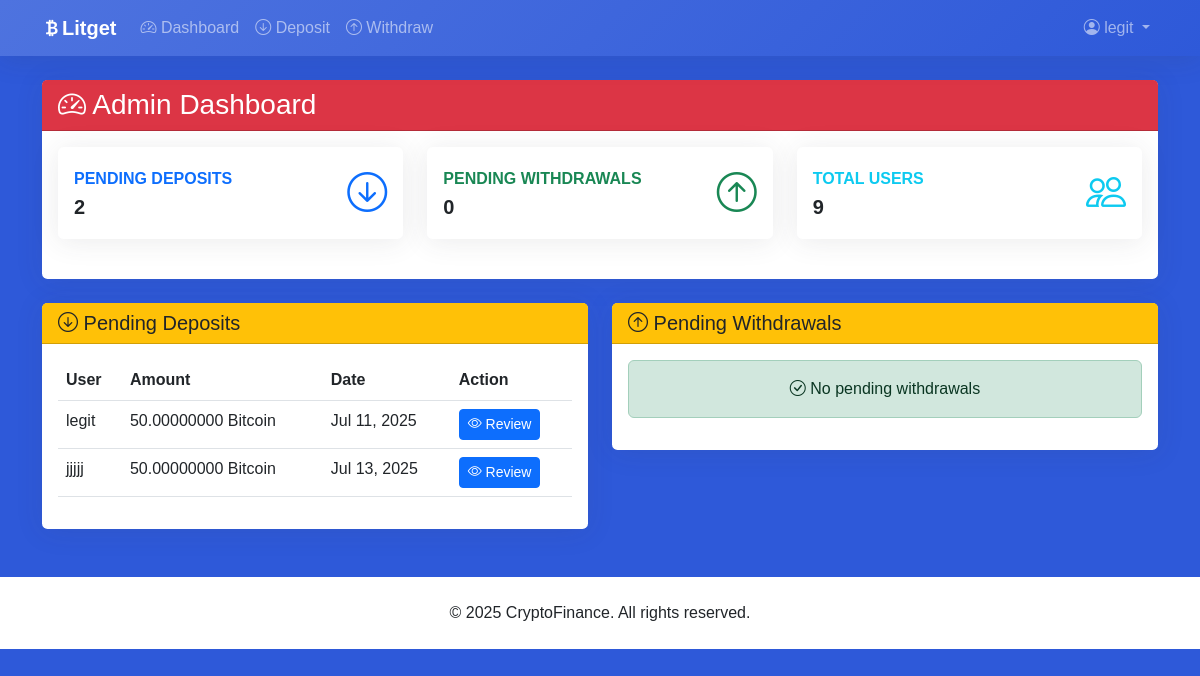
Page /staff/dashboard/ (signed in) on the committed database.
### myapp/models.py (models this page shows, shortened)
class User(AbstractUser):
    balance = models.DecimalField(max_digits=20, decimal_places=8, default=0)
    hide_balance = models.BooleanField(default=False)
    referral_code = models.UUIDField(default=uuid.uuid4, editable=True, unique=True)
    referred_by = models.ForeignKey('self', null=True, blank=True, on_delete=models.SET_NULL, related_name='referrals')
    total_earned = models.DecimalField(max_digits=20, decimal_places=8, default=0)
    groups = models.ManyToManyField(
        Group,
        verbose_name='groups',
        blank=True,
        help_text='The groups this user belongs to.',
        related_name="custom_user_set",  # Changed from default
        related_query_name="user",
    )
    user_permissions = models.ManyToManyField(
        Permission,
        verbose_name='user permissions',
        blank=True,
        help_text='Specific permissions for this user.',
        related_name="custom_user_set",  # Changed from default
        related_query_name="user",
    )

class Deposit(models.Model):
    STATUS_CHOICES = (
        ('PENDING', 'Pending'),
        ('APPROVED', 'Approved'),
        ('REJECTED', 'Rejected'),
    )
    user = models.ForeignKey(User, on_delete=models.CASCADE)
    plan = models.ForeignKey(DepositPlan,  on_delete=models.CASCADE, blank=True,null=True)
    amount = models.DecimalField(max_digits=20, decimal_places=8, validators=[MinValueValidator(Decimal('0.00000001'))])
    wallet_type = models.CharField(max_length=10, choices=WalletAddress.WALLET_TYPES)
    proof = models.ImageField(upload_to='deposit_proofs/')
    status = models.CharField(max_length=10, choices=STATUS_CHOICES, default='PENDING')
    created_at = models.DateTimeField(auto_now_add=True)
    approved_at = models.DateTimeField(null=True, blank=True)
    transaction_hash = models.CharField(max_length=100, blank=True, null=True)

### myapp/views.py (the view)
# urls.py: path('staff/dashboard/', views.admin_dashboard, name='admin_dashboard'),
@login_required
def admin_dashboard(request):
    if not request.user.is_staff:
        return HttpResponseForbidden()
    return render(request, 'myapp/admin_dashboard.html', {
        'pending_deposits': Deposit.objects.filter(status='PENDING'),
        'pending_withdrawals': Withdrawal.objects.filter(status='PENDING'),
        'total_users': User.objects.count(),
    })

### myapp/templates/myapp/admin_dashboard.html
{% extends 'myapp/base.html' %}
{% block content %}
<div class="row">
    <div class="col-12">
        <div class="card mb-4">
            <div class="card-header bg-danger text-white">
                <h3 class="mb-0"><i class="bi bi-speedometer2"></i> Admin Dashboard</h3>
            </div>
            <div class="card-body">
                <div class="row">
                    <div class="col-md-4 mb-4">
                        <div class="card border-start-primary h-100">
                            <div class="card-body">
                                <div class="row align-items-center">
                                    <div class="col">
                                        <div class="text-xs fw-bold text-primary text-uppercase mb-1">
                                            Pending Deposits
                                        </div>
                                        <div class="h5 mb-0 fw-bold text-gray-800">
                                            {{ pending_deposits.count }}
                                        </div>
                                    </div>
                                    <div class="col-auto">
                                        <i class="bi bi-arrow-down-circle fs-1 text-primary"></i>
                                    </div>
                                </div>
                            </div>
                        </div>
                    </div>
                    <div class="col-md-4 mb-4">
                        <div class="card border-start-success h-100">
                            <div class="card-body">
                                <div class="row align-items-center">
                                    <div class="col">
                                        <div class="text-xs fw-bold text-success text-uppercase mb-1">
                                            Pending Withdrawals
                                        </div>
                                        <div class="h5 mb-0 fw-bold text-gray-800">
                                            {{ pending_withdrawals.count }}
                                        </div>
                                    </div>
                                    <div class="col-auto">
                                        <i class="bi bi-arrow-up-circle fs-1 text-success"></i>
                                    </div>
                                </div>
                            </div>
                        </div>
                    </div>
                    <div class="col-md-4 mb-4">
                        <div class="card border-start-info h-100">
                            <div class="card-body">
                                <div class="row align-items-center">
                                    <div class="col">
                                        <div class="text-xs fw-bold text-info text-uppercase mb-1">
                                            Total Users
                                        </div>
                                        <div class="h5 mb-0 fw-bold text-gray-800">
                                            {{ total_users }}
                                        </div>
                                    </div>
                                    <div class="col-auto">
                                        <i class="bi bi-people fs-1 text-info"></i>
                                    </div>
                                </div>
                            </div>
                        </div>
                    </div>
                </div>
            </div>
        </div>
    </div>
</div>
<div class="row">
    <div class="col-lg-6 mb-4">
        <div class="card">
            <div class="card-header bg-warning text-dark">
                <h5 class="mb-0"><i class="bi bi-arrow-down-circle"></i> Pending Deposits</h5>
            </div>
            <div class="card-body">
                {% if pending_deposits %}
                <div class="table-responsive">
                    <table class="table table-hover">
                        <thead>
                            <tr>
                                <th>User</th>
                                <th>Amount</th>
                                <th>Date</th>
                                <th>Action</th>
                            </tr>
                        </thead>
                        <tbody>
                            {% for deposit in pending_deposits %}
                            <tr>
                                <td>{{ deposit.user.username }}</td>
                                <td>{{ deposit.amount|floatformat:8 }} {{ deposit.get_wallet_type_display }}</td>
                                <td>{{ deposit.created_at|date:"M d, Y" }}</td>
                                <td>
                                    <a href="{% url 'admin_approve_deposit' deposit.id %}" class="btn btn-sm btn-primary">
                                        <i class="bi bi-eye"></i> Review
                                    </a>
                                </td>
                            </tr>
                            {% endfor %}
                        </tbody>
                    </table>
                </div>
                {% else %}
                <div class="alert alert-success text-center">
                    <i class="bi bi-check-circle"></i> No pending deposits
                </div>
                {% endif %}
            </div>
        </div>
    </div>
    <div class="col-lg-6 mb-4">
        <div class="card">
            <div class="card-header bg-warning text-dark">
                <h5 class="mb-0"><i class="bi bi-arrow-up-circle"></i> Pending Withdrawals</h5>
            </div>
            <div class="card-body">
                {% if pending_withdrawals %}
                <div class="table-responsive">
                    <table class="table table-hover">
                        <thead>
                            <tr>
                                <th>User</th>
                                <th>Amount</th>
                                <th>Date</th>
                                <th>Action</th>
                            </tr>
                        </thead>
                        <tbody>
                            {% for withdrawal in pending_withdrawals %}
                            <tr>
                                <td>{{ withdrawal.user.username }}</td>
                                <td>{{ withdrawal.amount|floatformat:8 }} {{ withdrawal.get_wallet_type_display }}</td>
                                <td>{{ withdrawal.created_at|date:"M d, Y" }}</td>
                                <td>
                                    <a href="{% url 'admin_approve_withdrawal' withdrawal.id %}" class="btn btn-sm btn-primary">
                                        <i class="bi bi-eye"></i> Review
                                    </a>
                                </td>
                            </tr>
                            {% endfor %}
                        </tbody>
                    </table>
                </div>
                {% else %}
                <div class="alert alert-success text-center">
                    <i class="bi bi-check-circle"></i> No pending withdrawals
                </div>
                {% endif %}
            </div>
        </div>
    </div>
</div>
{% endblock %}

### myapp/templates/myapp/base.html (shortened to what this page needs)
<!DOCTYPE html>
<html lang="en">
<head>
    <link href="https://cdn.jsdelivr.net/npm/bootstrap@5.3.0/dist/css/bootstrap.min.css" rel="stylesheet">
    <link rel="stylesheet" href="https://cdn.jsdelivr.net/npm/bootstrap-icons@1.10.0/font/bootstrap-icons.css">
</head>
<body>
    <nav class="navbar navbar-expand-lg navbar-dark sticky-top">
        <div class="container">
            <a class="navbar-brand fw-bold" href="{% url 'dashboard' %}">
                <i class="bi bi-currency-bitcoin"></i>Litget
            </a>
            <div class="collapse navbar-collapse" id="navbarNav">
                <ul class="navbar-nav me-auto">
                    {% if user.is_authenticated %}
                        <li class="nav-item">
                            <a class="nav-link" href="{% url 'dashboard' %}">
                                <i class="bi bi-speedometer2"></i> Dashboard
                            </a>
                        </li>
                        <li class="nav-item">
                            <a class="nav-link" href="{% url 'create_deposit' %}">
                                <i class="bi bi-arrow-down-circle"></i> Deposit
                            </a>
                        </li>
                        <li class="nav-item">
                            <a class="nav-link" href="{% url 'create_withdrawal' %}">
                                <i class="bi bi-arrow-up-circle"></i> Withdraw
                            </a>
                        </li>
                    {% endif %}
                </ul>
                <ul class="navbar-nav">
                    {% if user.is_authenticated %}
                        <li class="nav-item dropdown">
                            <a class="nav-link dropdown-toggle" href="#" id="navbarDropdown" role="button" data-bs-toggle="dropdown">
                                <i class="bi bi-person-circle"></i> {{ user.username }}
                            </a>
                        </li>
                    {% endif %}
                </ul>
            </div>
        </div>
    </nav>
    <main class="container py-4">
        {% block content %}{% endblock %}
    </main>
    <footer class="py-4 mt-auto bg-white">
        <div class="container text-center">
            <p class="mb-0">&copy; {% now "Y" %} CryptoFinance. All rights reserved.</p>
        </div>
    </footer>
</body>
</html>

### myapp/templates/myapp/base.html (style rules this page uses)
:root { --primary: #4e73df; --secondary: #2e59d9; --success: #1cc88a; --info: #36b9cc; --warning: #f6c23e; --danger: #e74a3b; --light: #f8f9fc; --dark: #0c0c0c; }
body { background-color: var(--secondary); font-family: 'Nunito', sans-serif; }
.navbar { background: linear-gradient(135deg, var(--primary) 0%, var(--secondary) 100%); box-shadow: 0 0.15rem 1.75rem 0 rgba(58, 59, 69, 0.15); }
.card { border: none; border-radius: 0.35rem; box-shadow: 0 0.15rem 1.75rem 0 rgba(58, 59, 69, 0.1); transition: all 0.3s ease; }

### rows in the picture
User: username "legit"
Deposit: user.username "legit", amount "50.00000000", wallet_type "Bitcoin", created_at "Jul 11, 2025"
Deposit: user.username "jjjjj", amount "50.00000000", wallet_type "Bitcoin", created_at "Jul 13, 2025"

### other values in the picture
{{ pending_deposits.count }} "2"
{{ pending_withdrawals.count }} "0"
{{ total_users }} "9"
